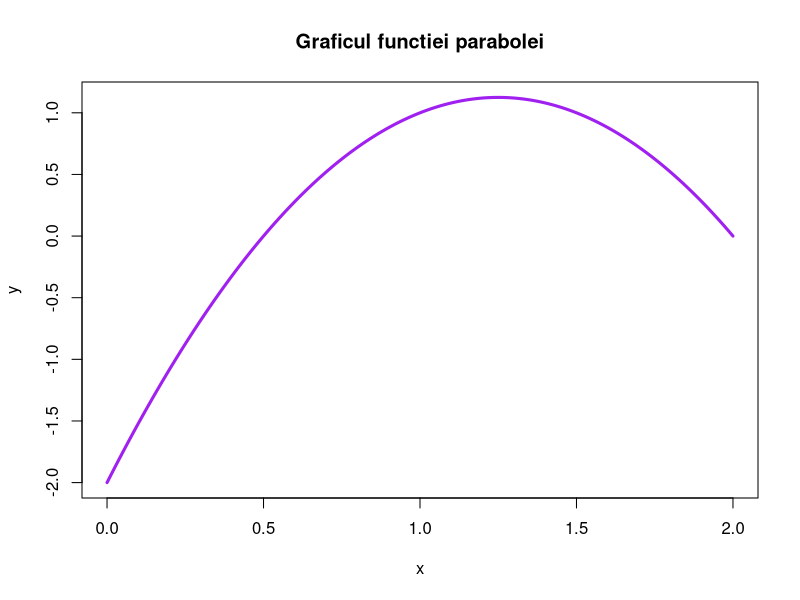

Recreate this plot in R.
# Definim functia parabolei
y <- function(x) -2*x^2 + 5*x - 2

# Generam o grila de puncte de x intre 0 si 2 pentru a trasa graficul functiei parabolei
x_grila <- seq(0, 2, length.out = 1000)

# Calculam valorile corespunzatoare ale functiei parabolei pentru fiecare punct de pe grila de x
y_grila <- y(x_grila)

# Desenam graficul functiei parabolei
plot(x_grila, y_grila, type = "l", xlab = "x", ylab = "y", main = "Graficul functiei parabolei", col = "purple", lwd = 3)

# Definim numarul de valori uniforme
n <- 10000

# Generam n valori uniforme pentru x intre 0 si 2
x_vals <- runif(n, 0, 2)

# Calculam valorile corespunzatoare ale parabolei pentru fiecare valoare de x generata
y_vals <- y(x_vals)

# Determinam cate dintre aceste valori se afla deasupra axei Ox
y_above_zero <- y_vals > 0

# Estimam aria ca produs intre fractia de valori deasupra axei Ox si aria dreptunghiului acoperitor
area_estimate <- mean(y_above_zero) * 2 * 2

# Determinam aria exacta prin integrare
integrala_exacta <- integrate(y, 0, 2)$value

# Calculam eroarea relativa
eroare_relativa <- abs(area_estimate - integrala_exacta) / integrala_exacta

#Afisam rezultatele in consola
cat("Aria estimată este:", area_estimate, "\n")
cat("Aria exactă este:", integrala_exacta, "\n")
cat("Eroarea relativă este:", eroare_relativa)
